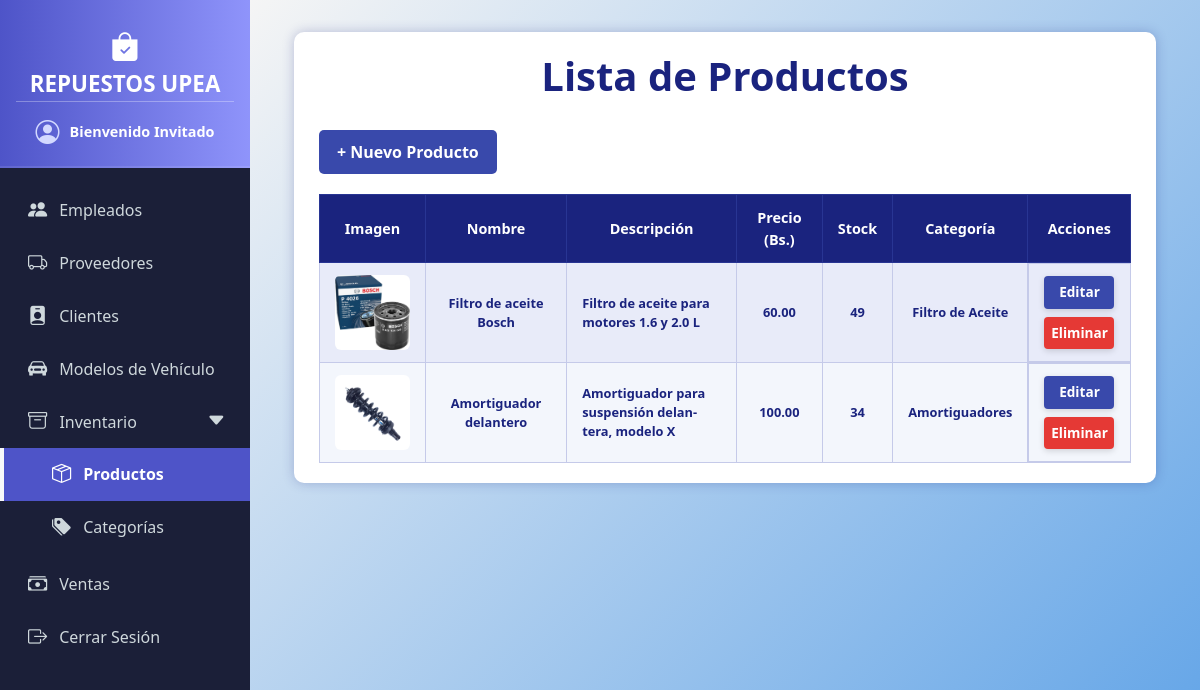
/productos/, run on the app's committed database.
### models/producto_model.py (models this page shows, shortened)
class Producto(db.Model):
    __tablename__ = "productos"
    id = db.Column(db.Integer, primary_key=True)
    nombre = db.Column(db.String(100), nullable=False)
    descripcion = db.Column(db.String(255))
    precio = db.Column(db.Float, nullable=False)
    stock = db.Column(db.Integer, nullable=False)
    imagen = db.Column(db.String(255), nullable=True)
    categoria_id = db.Column(db.Integer, db.ForeignKey("categorias.id"))
    categoria = db.relationship("Categoria", back_populates="productos")
    proveedores = db.relationship("ProductoProveedor", back_populates="producto")
    detalles_venta = db.relationship("DetalleVenta", back_populates="producto")

### models/categoria_model.py (models this page shows, shortened)
class Categoria(db.Model):
    __tablename__ = "categorias"
    id = db.Column(db.Integer, primary_key=True)
    nombre = db.Column(db.String(80), nullable=False)
    productos = db.relationship("Producto", back_populates="categoria")
    @staticmethod
    def get_all():
        return Categoria.query.all()

### controllers/producto_controller.py (the view)
@producto_bp.route("/")
def index():
    categoria_id = request.args.get('categoria_id', type=int)
    q = request.args.get('q', '').strip()
    query = Producto.query
    if categoria_id:
        query = query.filter(Producto.categoria_id == categoria_id)
    if q:
        query = query.filter(Producto.nombre.ilike(f'%{q}%'))
    productos = query.all()
    categorias = Categoria.get_all()
    return producto_view.list(productos, categorias=categorias, categoria_seleccionada=categoria_id, busqueda=q)

### run.py (called while the page is built)
@app.context_processor
def inject_active_path():
    def is_active(path):
        return 'active' if request.path == path else ''
    return dict(is_active=is_active)

### views/producto_view.py (called while the page is built)
def list(productos, categorias=None, categoria_seleccionada=None, busqueda=None):
    return render_template(
        "productos/index.html",
        productos=productos,
        categorias=categorias,
        categoria_seleccionada=categoria_seleccionada,
        busqueda=busqueda
    )

### templates/productos/index.html (shortened to what this page needs)
{% extends 'base.html' %}
{% block content %}
<div class="container">
  <h1>Lista de Productos</h1>
  <a href="{{ url_for('producto.create') }}" class="button">+ Nuevo Producto</a>
  <table>
    <thead>
      <tr>
        <th>Imagen</th>
        <th>Nombre</th>
        <th>Descripción</th>
        <th>Precio (Bs.)</th>
        <th>Stock</th>
        <th>Categoría</th>
        <th>Acciones</th>
      </tr>
    </thead>
    <tbody>
      {% for p in productos %}
      <tr>
        <td>
          {% if p.imagen %}
            <img src="{{ url_for('static', filename='img/productos/' ~ p.imagen) }}" alt="{{ p.nombre }}" class="product-image" />
          {% else %}
            No hay imagen
          {% endif %}
        </td>
        <td>{{ p.nombre }}</td>
        <td class="description" title="{{ p.descripcion }}">{{ p.descripcion|truncate(60, True, '...') }}</td>
        <td>{{ "%.2f"|format(p.precio) }}</td>
        <td>{{ p.stock }}</td>
        <td>{{ p.categoria.nombre if p.categoria else 'Sin categoría' }}</td>
        <td class="actions">
          <a href="{{ url_for('producto.edit', id=p.id) }}" class="edit">Editar</a>
          <a href="{{ url_for('producto.delete', id=p.id) }}" class="delete" onclick="return confirm('¿Estás seguro de eliminar este producto?');">Eliminar</a>
        </td>
      </tr>
      {% else %}
      <tr>
        <td colspan="7" style="color:#1a237e; font-style: italic;">No hay productos registrados.</td>
      </tr>
      {% endfor %}
    </tbody>
  </table>
</div>
{% endblock %}

### templates/base.html (style rules this page uses)
body { margin: 0; padding: 0; font-family: 'Segoe UI', Tahoma, Geneva, Verdana, sans-serif; }

### templates/productos/index.html (style rules this page uses)
body { background-color: #ffffff; color: #222; font-family: 'Segoe UI', Tahoma, Geneva, Verdana, sans-serif; }
h1 { margin-bottom: 30px; color: #1a237e; font-weight: 700; text-align: center; }
.container { max-width: 1500px; margin: 0 auto; background-color: #fff; padding: 20px 25px; border-radius: 10px; box-shadow: 0 0 12px rgba(26, 35, 126, 0.25); }
a.button { display: inline-block; background-color: #3949ab; color: white; padding: 10px 18px; margin-bottom: 20px; border-radius: 5px; text-decoration: none; font-weight: 600; transition: background-color 0.3s ease; }
table { width: 100%; border-collapse: collapse; font-size: 0.9rem; }
thead { background-color: #1a237e; color: white; }
thead th { padding: 12px 15px; font-weight: 700; text-align: center; border: 1px solid #283593; }
tbody tr { background-color: #f3f6fc; border-bottom: 1px solid #c5cae9; transition: background-color 0.3s ease; }
tbody tr:nth-child(odd) { background-color: #e8ebf9; }
tbody td { padding: 12px 15px; text-align: center; vertical-align: middle; border: 1px solid #c5cae9; color: #1a237e; font-size: 0.8rem; font-weight: 700; }
tbody td.description { text-align: left; max-width: 300px; white-space: normal; overflow-wrap: break-word; word-wrap: break-word; hyphens: auto; }
img.product-image { width: 75px; height: 75px; border-radius: 6px; image-rendering: crisp-edges; }
.actions { display: flex; flex-direction: column; align-items: center; gap: 8px; }
.actions a { padding: 6px 0; width: 70px; text-align: center; border-radius: 4px; font-size: 0.85rem; text-decoration: none; font-weight: 600; color: white; display: inline-block; box-shadow: 0 2px 6px rgba(0, 0, 0, 0.15); transition: background-color 0.3s ease; user-select: none; }
.actions a.edit { background-color: #3949ab; }
.actions a.delete { background-color: #e53935; }

### data on the page
Producto: imagen (picture), nombre "Filtro de aceite Bosch", descripcion "Filtro de aceite para motores 1.6 y 2.0 L", precio "60.00", stock "49", categoria "Filtro de Aceite"
Producto: imagen (picture), nombre "Amortiguador delantero", descripcion "Amortiguador para suspensión delantera, modelo X", precio "100.00", stock "34", categoria "Amortiguadores"
